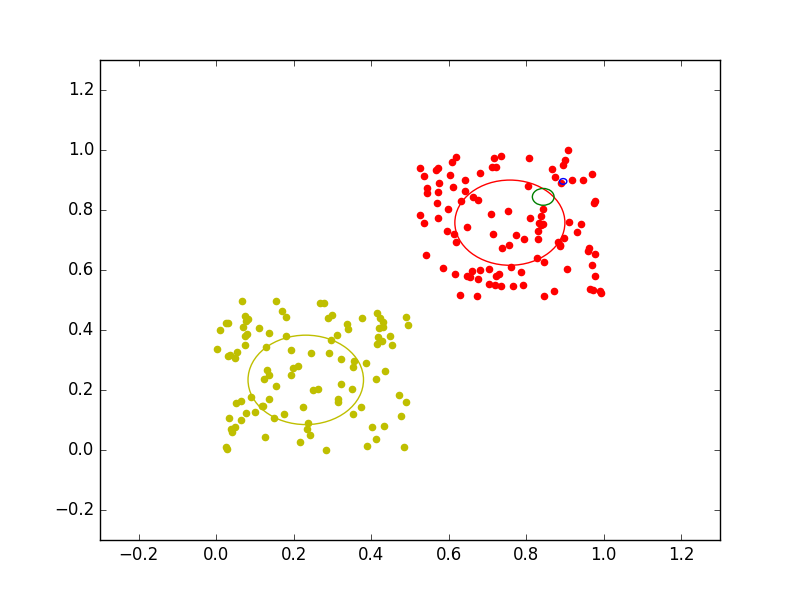

The script that drew this image:
import random
import numpy as np
from numpy import linalg as LA
import matplotlib.pyplot as plt
import math

data1=[]
for i in range(200):
	data1=data1+[[0.6+0.4*random.random(),0.6+0.4*random.random()]]
	
data2=[]
for i in range(100):
	data2=data2+[[0.2+.3*random.random(),0.2+0.3*random.random()]]

#data3 =[]
#for i in range(30):
#	data3=data3+[[0.8+0.1*random.random(),0.3*random.random()]]

data=data2+data1#+data3



datax=[]
for i in range(len(data)):
	datax=datax+[data[i][0]]
	
datay=[]
for i in range(len(data)):
	datay=datay+[data[i][1]]

plt.scatter(datax,datay)
plt.show()


	
assign = []
for j in range(4):
	assign=assign+[[random.random(),random.random()]]




sum=[]
for i in range(len(data)):
	sum=sum+[[]]
r=[]	
for i in range(4):
	r=r+[[]]
	for j in range(len(data)):
		r[i]=r[i]+[[]]
update_assign=[]
for k in range(4):
	update_assign=update_assign+[[]]	

I = 2 # dimension

v=[] # variance or 1/beta	
for k in range(4):
	v=v+[np.var(data)]

p=[]
for k in range(4):
	p=p+[1]
rsum=[[],[],[],[],]
turn = 0
while turn<4:
	turn = turn+1
	sum=[]
	for n in range(len(data)):
		sum=sum+[[]]
	for n in range(len(data)):
		s=0
		for k in range(4):
			s=s+p[k]/(np.sqrt(2*np.pi*v[k]))**I*np.exp(-1/v[k]*(LA.norm(np.array(assign[k])-np.array(data[n]))))
			sum[n]=s
		for k in range(4):
			r[k][n]=p[k]/(np.sqrt(2*np.pi*v[k]))**I*np.exp(-1/v[k]*(LA.norm(np.array(assign[k])-np.array(data[n]))))/s
			#print a,j,n,r[j][n]

	for k in range(4):
		rs=0
		for n in range(len(data)):
			rs=rs+r[k][n]
			rsum[k]=rs
			

		ua=[0,0]
		for n in range(len(data)):
			ua[0]=ua[0]+r[k][n]*data[n][0]/float(rsum[k])
			ua[1]=ua[0]+r[k][n]*data[n][1]/float(rsum[k])
			update_assign[k]=ua
			
	assign= update_assign
	v=[0,0,0,0]
	for k in range(4):
		for n in range(len(data)):
			v[k]=v[k]+r[k][n]*LA.norm(np.array(data[n])-np.array(assign[k]))**2/float(I*rsum[k])
	print rsum
	rsumsum=0
	for k in range(4):
		rsumsum=rsumsum+rsum[k]
	
	p[k]=rsum[k]/float(rsumsum)	


c=[[],[],[],[]]
for n in range(len(data)):
	a=[]
	for k in range(4):
		a=a+[r[k][n]]
	i=a.index(max(a))
	c[i]=c[i]+[data[n]]


circle0= plt.Circle(assign[0],np.sqrt(v[0]),color='r',fill=False)
circle1= plt.Circle(assign[1],np.sqrt(v[1]),color='g',fill=False)
circle2= plt.Circle(assign[2],np.sqrt(v[2]),color='y',fill=False)
circle3= plt.Circle(assign[3],np.sqrt(v[3]),color='b',fill=False)

fig, ax=plt.subplots()
plt.xlim([-.3,1.3])
plt.ylim([-.3,1.3])
ax.add_artist(circle0)
ax.add_artist(circle1)
ax.add_artist(circle2)
ax.add_artist(circle3)

ax.scatter([x for x,y in c[0]],[y for x,y in c[0]],color='r')
ax.scatter([x for x,y in c[1]],[y for x,y in c[1]],color='g')
ax.scatter([x for x,y in c[2]],[y for x,y in c[2]],color='y')
ax.scatter([x for x,y in c[3]],[y for x,y in c[3]],color='b')


plt.show()

print np.sqrt(v[0]),np.sqrt(v[1]),np.sqrt(v[2]),np.sqrt(v[3])
print np.var(c[0]),np.var(c[1]),np.var(c[2]),np.var(c[3])

	


	
